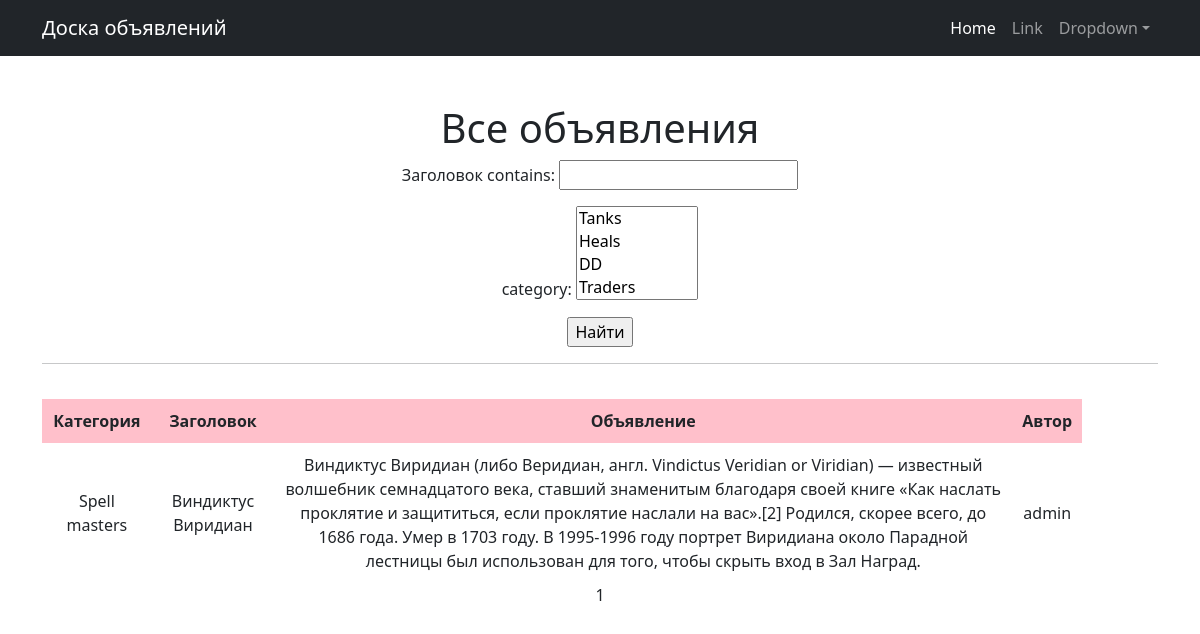
/posts/, run on the app's committed database.
### board/models.py (models this page shows, shortened)
class Category(models.Model):
    TYPE = (
        ('Tanks', 'Танки'),
        ('Heals', 'Хилы'),
        ('DD', 'ДД'),
        ('Traders', 'Торговцы'),
        ('Guild Masters', 'Гилдмастеры'),
        ('Questgivers', 'Квестгиверы'),
        ('Blacksmiths', 'Кузнецы'),
        ('Tanners', 'Кожевники'),
        ('Potions makers', 'Зельевары'),
        ('Spell masters', 'Мастера заклинаний'),
    )
    name_category = models.CharField(max_length=20, choices=TYPE, default='Tanks', help_text='category')
    def __str__(self):
        return self.name_category
    class Meta:
        verbose_name = 'Категория'
        verbose_name_plural = 'Категории'

class Post(models.Model):
    author = models.ForeignKey(User, on_delete=models.CASCADE, verbose_name='Автор объявления')
    title = models.CharField(max_length=100, verbose_name='Заголовок')
    text=RichTextUploadingField(verbose_name='Текст', config_name='extends', null=True, blank=True)
    category = models.ManyToManyField(Category, through= 'PostCategory', verbose_name='Категория')
    media = models.FileField(upload_to='media/', blank=True, null=True)
    class Meta:
        verbose_name = 'Объявление'
        verbose_name_plural = 'Объявления'

### board/views.py (the view)
# urls.py: path('', PostList.as_view(), name='post_list'),
class PostList(ListView):
    model = Post
    ordering = 'title'
    template_name = 'posts.html'
    context_object_name = 'posts'
    paginate_by = 10
    def get_queryset(self):
        queryset = super().get_queryset()
        self.filterset = PostFilter(self.request.GET, queryset)
        return self.filterset.qs
    def get_context_data(self, **kwargs):
        context = super().get_context_data(**kwargs)
        context['filterset'] = self.filterset
        return context

### templates/posts.html (shortened to what this page needs)
{% extends "flatpages/default.html" %}
{% load custom_tags %}
{% block content %}
    <h1>Все объявления</h1>
    <form action="" method="get">
        {{ filterset.form.as_p }}
        <input type="submit" value="Найти"/>
    </form>
    <hr>
    {% if posts %}
        <table cellpadding="10" width="95%" style="margin-top: 35px">
            <tr BORDER BGCOLOR=pink>
                <td><b>Категория</b></td>
                <td><b>Заголовок</b></td>
                <td><b>Объявление</b></td>
                <td><b>Автор</b></td>
            </tr>
            {% for post in posts %}
            <tr>
                <td>
                    {% for cat in post.category.all %}
                        {{ cat.name_category }}
                    {% endfor %}
                </td>
                <td>{{ post.title }}</td>
                <td>{{ post.text }}</td>
                <td>{{ post.author }}</td>
                <td>
                </td>
            </tr>
            {% endfor %}
        </table>
    {% else %}
        <h2>Объявлений нет</h2>
    {% endif %}
     {{ page_obj.number }}
{% endblock content %}

### templates/flatpages/default.html (shortened to what this page needs)
<!DOCTYPE html>
<html lang="en">
    <head>
        {% load static %}
        <link href="{% static 'css/styles.css' %}" rel="stylesheet" />
    </head>
    <body>
        <nav class="navbar navbar-expand-lg navbar-dark bg-dark">
            <div class="container">
                <a class="navbar-brand" href="#">Доска объявлений</a>
                <div class="collapse navbar-collapse" id="navbarSupportedContent">
                    <ul class="navbar-nav ms-auto mb-2 mb-lg-0">
                        <li class="nav-item"><a class="nav-link active" aria-current="page" href="#">Home</a></li>
                        <li class="nav-item"><a class="nav-link" href="#">Link</a></li>
                        <li class="nav-item dropdown">
                            <a class="nav-link dropdown-toggle" id="navbarDropdown" href="#" role="button" data-bs-toggle="dropdown" aria-expanded="false">Dropdown</a>
                        </li>
                    </ul>
                </div>
            </div>
        </nav>
        <div class="container">
            <div class="text-center mt-5">
                {% block content %}{% endblock content %}
            </div>
        </div>
    </body>
</html>

### data on the page
Post: title "Виндиктус Виридиан", text "Виндиктус Виридиан (либо Веридиан, англ. Vindictus Veridian or Viridian) — известный волшебник семнадцатого века, ставший знаменитым благодаря своей книге «Как наслать проклятие и защититься, если проклятие наслали на вас».[2] Родился, скорее всего, до 1686 года. Умер в 1703 году. В 1995-1996 году портрет Виридиана около Парадной лестницы был использован для того, чтобы скрыть вход в Зал Наград.", author "admin"
Category: name_category "Spell masters"

### other printed values
{{ page_obj.number }} "1"
